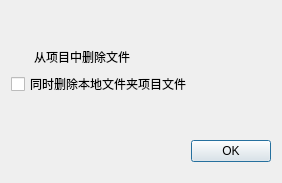
<?xml version="1.0" encoding="UTF-8"?>
<ui version="4.0">
 <class>RemoveProDialog</class>
 <widget class="QDialog" name="RemoveProDialog">
  <property name="geometry">
   <rect>
    <x>0</x>
    <y>0</y>
    <width>282</width>
    <height>183</height>
   </rect>
  </property>
  <property name="windowTitle">
   <string>Dialog</string>
  </property>
  <layout class="QVBoxLayout" name="verticalLayout">
   <item>
    <spacer name="verticalSpacer">
     <property name="orientation">
      <enum>Qt::Vertical</enum>
     </property>
     <property name="sizeHint" stdset="0">
      <size>
       <width>20</width>
       <height>40</height>
      </size>
     </property>
    </spacer>
   </item>
   <item>
    <widget class="QLabel" name="label">
     <property name="styleSheet">
      <string notr="true">#label{
margin-left:20px
}</string>
     </property>
     <property name="text">
      <string>从项目中删除文件</string>
     </property>
    </widget>
   </item>
   <item>
    <widget class="QCheckBox" name="checkBox">
     <property name="font">
      <font>
       <pointsize>9</pointsize>
      </font>
     </property>
     <property name="text">
      <string>同时删除本地文件夹项目文件</string>
     </property>
    </widget>
   </item>
   <item>
    <spacer name="verticalSpacer_2">
     <property name="orientation">
      <enum>Qt::Vertical</enum>
     </property>
     <property name="sizeHint" stdset="0">
      <size>
       <width>20</width>
       <height>40</height>
      </size>
     </property>
    </spacer>
   </item>
   <item>
    <widget class="QDialogButtonBox" name="buttonBox">
     <property name="orientation">
      <enum>Qt::Horizontal</enum>
     </property>
     <property name="standardButtons">
      <set>QDialogButtonBox::Ok</set>
     </property>
    </widget>
   </item>
   <item>
    <spacer name="verticalSpacer_3">
     <property name="orientation">
      <enum>Qt::Vertical</enum>
     </property>
     <property name="sizeType">
      <enum>QSizePolicy::Fixed</enum>
     </property>
     <property name="sizeHint" stdset="0">
      <size>
       <width>20</width>
       <height>10</height>
      </size>
     </property>
    </spacer>
   </item>
  </layout>
 </widget>
 <resources/>
 <connections>
  <connection>
   <sender>buttonBox</sender>
   <signal>accepted()</signal>
   <receiver>RemoveProDialog</receiver>
   <slot>accept()</slot>
   <hints>
    <hint type="sourcelabel">
     <x>257</x>
     <y>157</y>
    </hint>
    <hint type="destinationlabel">
     <x>157</x>
     <y>274</y>
    </hint>
   </hints>
  </connection>
  <connection>
   <sender>buttonBox</sender>
   <signal>rejected()</signal>
   <receiver>RemoveProDialog</receiver>
   <slot>reject()</slot>
   <hints>
    <hint type="sourcelabel">
     <x>272</x>
     <y>157</y>
    </hint>
    <hint type="destinationlabel">
     <x>286</x>
     <y>274</y>
    </hint>
   </hints>
  </connection>
  <connection>
   <sender>buttonBox</sender>
   <signal>accepted()</signal>
   <receiver>RemoveProDialog</receiver>
   <slot>accept()</slot>
   <hints>
    <hint type="sourcelabel">
     <x>197</x>
     <y>148</y>
    </hint>
    <hint type="destinationlabel">
     <x>251</x>
     <y>34</y>
    </hint>
   </hints>
  </connection>
 </connections>
</ui>
